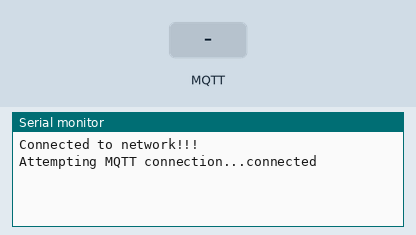
Bench run of a sketch on a simulated ESP8266 (NodeMCU). Parts: the last lines printed to the serial monitor. Inputs (shaded band) come from the test bench. WiFi joins after 1.5 s; servers stay silent unless stated; random numbers use the default seed unless the sketch sets one; no MQTT or app messages arrive unless stated.

Above: at 2.7 s.
2.8 s: MQTT message "1" arrives on the first subscribed topic
At 3.8 s:
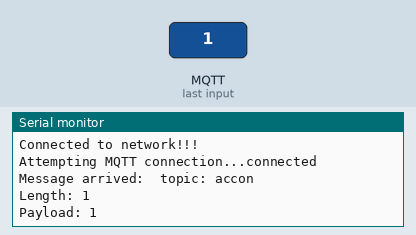
4.3 s: MQTT message "on" arrives on the first subscribed topic
At 5.0 s:
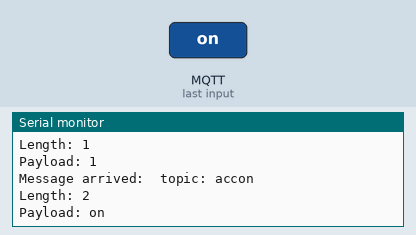
5.8 s: MQTT message "off" arrives on the first subscribed topic
At 7.3 s:
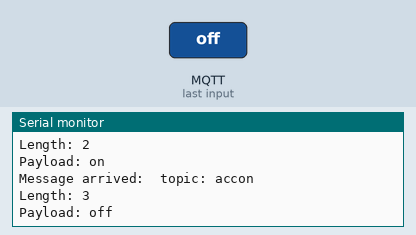

The sketch:

nodemcu_pubsub.ino
```cpp
#include <PubSubClient.h>
#include <ESP8266WiFi.h>          //ESP8266 Core WiFi Library (you most likely already have this in your sketch)
#include <WiFiManager.h>          //https://github.com/tzapu/WiFiManager WiFi Configuration Magic


const char* mqtt_server = "mqtt.blackspektro.com";
WiFiClient espClient;
PubSubClient client(espClient);
long lastMsg = 0;
char msg[50];
int value = 0;
char message_buff[100];


void callback(char* topic, byte* payload, unsigned int length)
{
  int i = 0;
  Serial.println("Message arrived:  topic: " + String(topic));
  Serial.println("Length: " + String(length,DEC));
  // create character buffer with ending null terminator (string)
  for(i=0; i<length; i++)
  {
    message_buff[i] = payload[i];
  }
  message_buff[i] = '\0';
  String msgString = String(message_buff);
  Serial.println("Payload: " + msgString);
}


void reconnect()
{
  // Loop until we're reconnected
  while (!client.connected())
  {
    Serial.print("Attempting MQTT connection...");
    // Create a random client ID or use MAC address
    String clientId = "ESP8266Client-";
    clientId += String(random(0xffff), HEX);
    // Attempt to connect
    if (client.connect(clientId.c_str(),"uid","password"))
    {
      Serial.println("connected");
      // Once connected, publish an announcement...
      client.publish("tester", "hello world");
      // ... and resubscribe
      client.subscribe("accon");
    }
    else
    {
      Serial.print("failed, rc=");
      Serial.print(client.state());
      Serial.println(" try again in 5 seconds");
      // Wait 5 seconds before retrying
      delay(5000);
    }
  }
}


void setup()
{
  Serial.begin(9600);
  WiFiManager wifiManager;
  //1wifiManager.resetSettings();
  wifiManager.autoConnect("NodeMCU");
  Serial.println("Connected to network!!!");
  Serial.println();
  Serial.println();
  client.setServer(mqtt_server, 1883);
  client.setCallback(callback);

}

void loop()
{
  if (!client.connected())
  {
    reconnect();
  }
  client.loop();
}
```

Measured:
- after the input at 2.8 s, the serial monitor: prints a new line at once (image 1)
- after the input at 4.3 s, the serial monitor: prints a new line at once (image 2)
- after the input at 5.8 s, the serial monitor: prints a new line at once (image 3)
